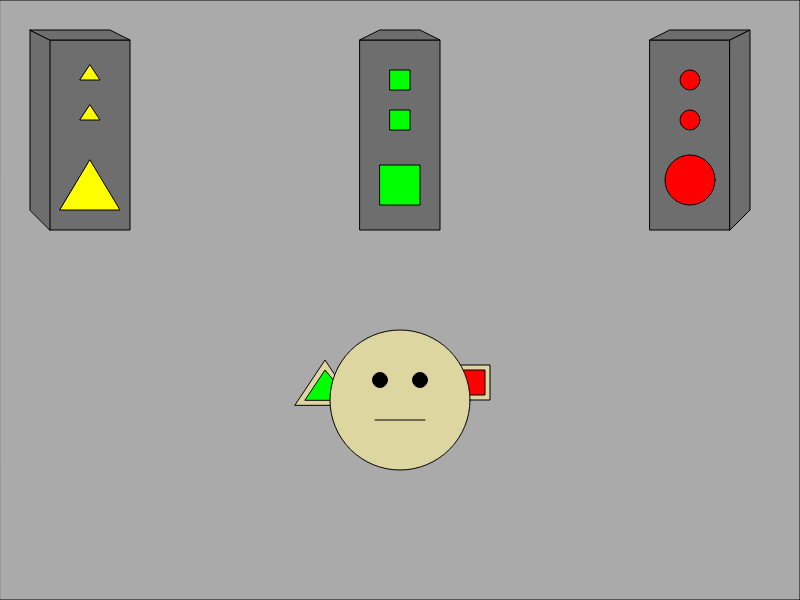
Frame 1 (no input)
Frame 60 (no input): identical to frame 1, image omitted
Frame 120 (the mouse pressed at the canvas centre since frame 60): identical to frame 1, image omitted

The p5.js sketch that drew this single still picture (run headless with seeded random() and noise() and a simulated clock; from frame 60 on, the mouse is pressed at the canvas centre):

// p5.js sketch
// ── sketch.js
function setup() {
  createCanvas(800, 600);
}

function draw() {

fill(170);
rect(0,0,width,height);
    
fill(222,214,161);
triangle(355, 405, 325, 360, 295, 405);    
    
fill(0,255,0);
triangle(350, 400, 325, 370, 305, 400);
    
fill(222,214,161);
rect(460,365,30,35);
fill(255,0,0);
rect(460,370,25,25);
    
fill(222,214,161);
ellipse(400,400,140,140);
fill(0);
ellipse(380,380,15,15);
fill(0);
ellipse(420,380,15,15);
line(375,420,425,420);


fill(110); // Trekanter
    rect(50,40,80,190);
    quad(50,230,50,40,30,30,30,210);
    quad(30,30,110,30,130,40,50,40);
fill(255,255,0);
    triangle(80,80,100,80,90,65);
    triangle(80,120,100,120,90,105);
    triangle(60,210,120,210,90,160);
    fill(0,255,0);

    
fill(110); // Firkanter
    rect(360,40,80,190);
    quad(360,40,440,40,420,30,380,30);
fill(0,255,0);
    rect(390,70,20,20);
    rect(390,110,20,20);
    rect(380,165,40,40);
    
fill(110); // Cirkler
    rect(650,40,80,190);
    quad(650,40,730,40,750,30,670,30);
    quad(730,40,750,30,750,210,730,230);
fill(255,0,0);
    ellipse(690,80,20,20);
    ellipse(690,120,20,20);
    ellipse(690,180,50,50);
    
}
